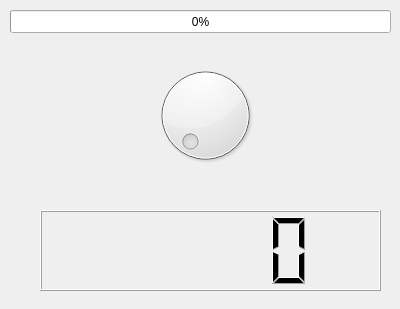
<?xml version="1.0" encoding="UTF-8"?>
<ui version="4.0">
 <class>Ventana3</class>
 <widget class="QDialog" name="Ventana3">
  <property name="geometry">
   <rect>
    <x>0</x>
    <y>0</y>
    <width>400</width>
    <height>309</height>
   </rect>
  </property>
  <property name="windowTitle">
   <string>Dialog</string>
  </property>
  <widget class="QLCDNumber" name="lcdNumber">
   <property name="geometry">
    <rect>
     <x>40</x>
     <y>210</y>
     <width>341</width>
     <height>81</height>
    </rect>
   </property>
  </widget>
  <widget class="QDial" name="dial">
   <property name="geometry">
    <rect>
     <x>130</x>
     <y>60</y>
     <width>151</width>
     <height>111</height>
    </rect>
   </property>
  </widget>
  <widget class="QProgressBar" name="progressBar">
   <property name="geometry">
    <rect>
     <x>10</x>
     <y>10</y>
     <width>381</width>
     <height>23</height>
    </rect>
   </property>
   <property name="value">
    <number>0</number>
   </property>
  </widget>
 </widget>
 <resources/>
 <connections/>
</ui>
